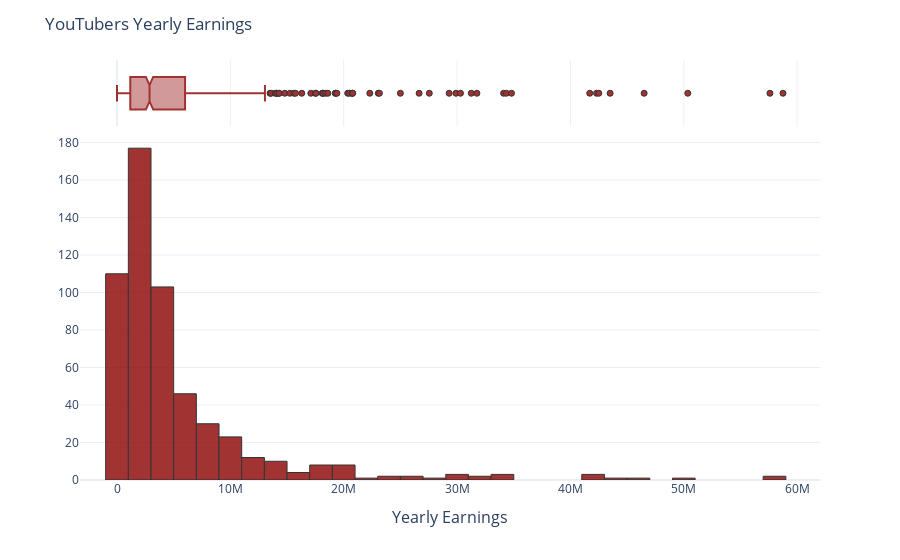

Notebook cell for this chart:
### Code cell
fig = px.histogram(df, x='average_yearly_earnings', marginal='box',
                   color_discrete_sequence=['darkred'])

fig.update_layout(
    title_text='YouTubers Yearly Earnings',
    template='plotly_white',
    xaxis=dict(
        title='Yearly Earnings',
        titlefont_size=16
    ),
    yaxis=dict(
        title='',
        titlefont_size=16
    ),
)
fig.update_traces(marker_line_color='black', 
                  marker_line_width=1, 
                  opacity=0.8)
fig.show()

### Figure 1 — Plotly figure (JSON) as saved in the notebook; plotly's stock layout.template omitted (floating-point values rounded to 4 significant figures; data arrays with more than 128 entries replaced by an {"elided": "..."} marker saying what was removed)
{"data": [{"alignmentgroup": "True", "bingroup": "x", "hovertemplate": "average_yearly_earnings=%{x}<br>count=%{y}<extra></extra>", "legendgroup": "", "marker": {"color": "darkred", "line": {"color": "black", "width": 1}, "pattern": {"shape": ""}}, "name": "", "offsetgroup": "", "opacity": 0.8, "orientation": "v", "showlegend": false, "type": "histogram", "x": {"elided": "553 float values"}, "xaxis": "x", "yaxis": "y"}, {"alignmentgroup": "True", "hovertemplate": "average_yearly_earnings=%{x}<extra></extra>", "legendgroup": "", "marker": {"color": "darkred", "line": {"color": "black", "width": 1}}, "name": "", "notched": true, "offsetgroup": "", "opacity": 0.8, "showlegend": false, "type": "box", "x": {"elided": "553 float values"}, "xaxis": "x2", "yaxis": "y2"}], "layout": {"barmode": "relative", "legend": {"tracegroupgap": 0}, "margin": {"t": 60}, "title": {"text": "YouTubers Yearly Earnings"}, "xaxis": {"anchor": "y", "domain": [0, 1], "title": {"font": {"size": 16}, "text": "Yearly Earnings"}}, "xaxis2": {"anchor": "y2", "domain": [0, 1], "matches": "x", "showgrid": true, "showticklabels": false}, "yaxis": {"anchor": "x", "domain": [0, 0.8316], "title": {"font": {"size": 16}, "text": ""}}, "yaxis2": {"anchor": "x2", "domain": [0.8416, 1], "matches": "y2", "showgrid": false, "showline": false, "showticklabels": false, "ticks": ""}}}
